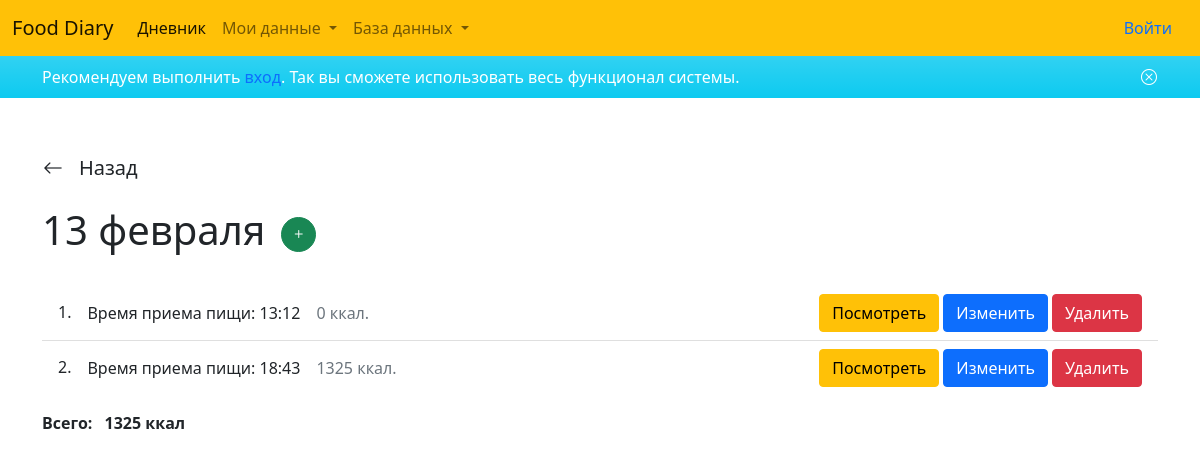
The page /day/10/ on the database its author committed.
### diary/models.py (models this page shows)
class Day(models.Model):
    user = models.ForeignKey(User, null=True, blank=True, related_name='days', on_delete=models.CASCADE)
    date = models.DateField('Дата')
    session_key = models.CharField('Ключ сессии', max_length=40, null=True, blank=True)
    class Meta:
        ordering = ('-date',)

class Meal(models.Model):
    user = models.ForeignKey(User, null=True, blank=True, related_name='meals', on_delete=models.CASCADE)
    session_key = models.CharField('Ключ сессии', max_length=40, null=True, blank=True)
    day = models.ForeignKey(Day, on_delete=models.CASCADE, related_name='meals')
    time = models.TimeField('Время приема пищи', default=timezone.localtime)
    food = models.ManyToManyField('Food', verbose_name='Еда', through='MealFood')
    calories = models.PositiveIntegerField('Калорий всего', default=0)
    class Meta:
        ordering = ('day', 'time')

### diary/views.py (the view)
# urls.py: path('day/<int:id>/', views.DayDetailView.as_view(), name='day_detail'),
class DayDetailView(DetailView):
    template_name = 'diary/days/detail.html'
    def get_object(self):
        return Day.objects.get(id=self.kwargs['id'])
    def get_context_data(self, **kwargs):
        kwargs = super().get_context_data(**kwargs)
        kwargs['form'] = MealForm()
        kwargs['meals'] = kwargs['day'].meals.all()
        kwargs['total_calories'] = kwargs['meals'].aggregate(Sum('calories')).get('calories__sum')
        return kwargs

### diary/templates/diary/days/detail.html (shortened to what this page needs)
{% extends 'base.html' %}
{% block content %}
<main>
    <div class="container">
        <div class="row mt-5">
            <div class="col-12">
                <a href="{% url 'days_list' %}" style="width: fit-content;" class="btn ps-0 mb-3 d-flex align-items-center">
                    <i class="bi bi-arrow-left fs-5"></i>
                    <span class="ms-3 fs-5">Назад</span>
                </a>
            </div>
            <div class="col-12">
                <div class="d-flex align-items-center mb-4">
                    <h1>{{ day.date|date:"j E" }}</h1>
                    <button title="Добавить прием пищи" data-bs-target="#mealModal" data-bs-toggle="modal" class="btn btn-success ms-3 p-1 rounded-circle"
                        style="width: 35px; height: 35px;">
                        <i class="bi bi-plus"></i>
                    </button>
                </div>
            </div>
            <div class="col-12">
                {% if day.meals.count < 1 %}
                    <p>В этом дне пока отсутствуют приемы пищи</p>
                {% else %}
                <ul class="list-group list-group-flush mb-3">
                    {% for meal in meals %}
                        <li
                            class="list-group-item d-flex align-items-center"
                            data-meal-id="{{meal.id}}"
                        >
                            <h6 class="mb-0">{{forloop.counter}}.</h6>
                            <p class="mb-0 ms-3">Время приема пищи: {{meal.time}}</p>
                            <p class="mb-0 ms-3 text-muted">{{meal.calories}} ккал.</p>
                            <a href="#" class="btn btn-warning ms-auto show-meal-info" data-target="#mealInfo">
                                Посмотреть
                            </a>
                            <a href="{% url 'update_meal' meal.id %}" class="btn btn-primary ms-1">
                                Изменить
                            </a>
                            <a href="{% url 'delete_meal' day.id meal.id %}" class="btn btn-danger ms-1">Удалить</a>
                        </li>
                    {% endfor %}
                </ul>
                <p><b>Всего: <span class="ms-2">{{total_calories}} ккал</span></b></p>
                {% endif %}
            </div>
        </div>
    </div>
</main>
{% endblock %}

### rows shown on the page
Day: date "13 февраля"
Meal: time "13:12", calories "0"
Meal: time "18:43", calories "1325"

### other values the page prints
{{ total_calories }} "1325"
